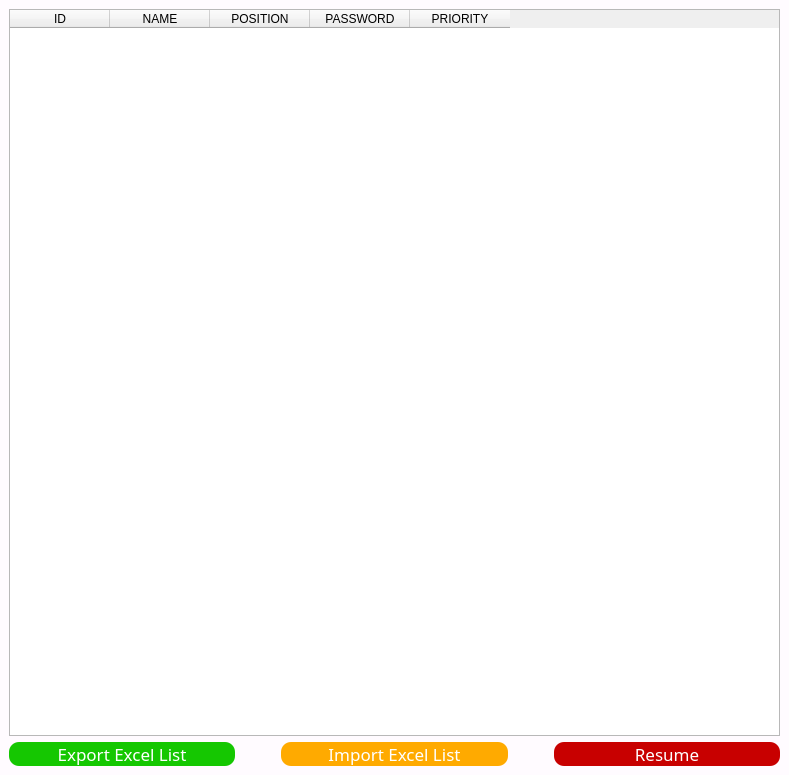
<?xml version="1.0" encoding="UTF-8"?>
<ui version="4.0">
 <class>LoginPass</class>
 <widget class="QMainWindow" name="LoginPass">
  <property name="geometry">
   <rect>
    <x>0</x>
    <y>0</y>
    <width>789</width>
    <height>775</height>
   </rect>
  </property>
  <property name="windowTitle">
   <string>Staff Accounts</string>
  </property>
  <property name="styleSheet">
   <string notr="true">QMainWindow
{
	background-color: rgb(255, 251, 255);
}</string>
  </property>
  <widget class="QWidget" name="centralwidget">
   <layout class="QVBoxLayout" name="verticalLayout">
    <item>
     <widget class="QTableWidget" name="tableWidget">
      <property name="editTriggers">
       <set>QAbstractItemView::NoEditTriggers</set>
      </property>
      <property name="selectionBehavior">
       <enum>QAbstractItemView::SelectRows</enum>
      </property>
      <column>
       <property name="text">
        <string>ID</string>
       </property>
      </column>
      <column>
       <property name="text">
        <string>NAME</string>
       </property>
      </column>
      <column>
       <property name="text">
        <string>POSITION</string>
       </property>
      </column>
      <column>
       <property name="text">
        <string>PASSWORD</string>
       </property>
      </column>
      <column>
       <property name="text">
        <string>PRIORITY</string>
       </property>
      </column>
     </widget>
    </item>
    <item>
     <layout class="QHBoxLayout" name="horizontalLayout">
      <item>
       <widget class="QPushButton" name="pushButton_2">
        <property name="styleSheet">
         <string notr="true">QPushButton

{
    font-family:Microsoft Yahei;

    font-size:13pt;
 
    color:white;

    background-color:rgb(21, 199, 1);

    border-radius:10px;

}

QPushButton:hover
{
    background-color:rgb(21, 175, 0);
    padding-left:-3px;
    padding-top:-3px;

}


QPushButton:pressed
{  
    background-color:rgb(0, 113, 0);
    padding-left:3px;
    padding-top:3px;
}</string>
        </property>
        <property name="text">
         <string>Export Excel List</string>
        </property>
       </widget>
      </item>
      <item>
       <spacer name="horizontalSpacer_2">
        <property name="orientation">
         <enum>Qt::Horizontal</enum>
        </property>
        <property name="sizeType">
         <enum>QSizePolicy::Fixed</enum>
        </property>
        <property name="sizeHint" stdset="0">
         <size>
          <width>40</width>
          <height>20</height>
         </size>
        </property>
       </spacer>
      </item>
      <item>
       <widget class="QPushButton" name="pushButton_3">
        <property name="styleSheet">
         <string notr="true">QPushButton
{
    font-family:Microsoft Yahei;
    font-size:13pt; 
    color:white;
    background-color:rgb(255, 170, 0);
    border-radius:10px;
}

QPushButton:hover
{
    background-color:rgb(230, 153, 0);
    padding-left:-3px;
    padding-top:-3px;

}

QPushButton:pressed
{
    background-color:rgb(197, 128, 0);
    padding-left:3px;
    padding-top:3px;
}</string>
        </property>
        <property name="text">
         <string>Import Excel List</string>
        </property>
       </widget>
      </item>
      <item>
       <spacer name="horizontalSpacer_3">
        <property name="orientation">
         <enum>Qt::Horizontal</enum>
        </property>
        <property name="sizeType">
         <enum>QSizePolicy::Fixed</enum>
        </property>
        <property name="sizeHint" stdset="0">
         <size>
          <width>40</width>
          <height>20</height>
         </size>
        </property>
       </spacer>
      </item>
      <item>
       <widget class="QPushButton" name="pushButton_4">
        <property name="styleSheet">
         <string notr="true">QPushButton
{
    font-family:Microsoft Yahei;
    font-size:13pt;  
    color:white;
    background-color:rgb(200, 0, 0);
    border-radius:10px;
}


QPushButton:hover
{

    background-color:rgb(176, 0, 0);
    padding-left:-3px;
    padding-top:-3px;
}


QPushButton:pressed
{
    background-color:rgb(147, 0, 0);  
    padding-left:3px;
    padding-top:3px;
    font-size:13pt;}</string>
        </property>
        <property name="text">
         <string>Resume</string>
        </property>
       </widget>
      </item>
     </layout>
    </item>
   </layout>
  </widget>
 </widget>
 <resources/>
 <connections/>
</ui>
